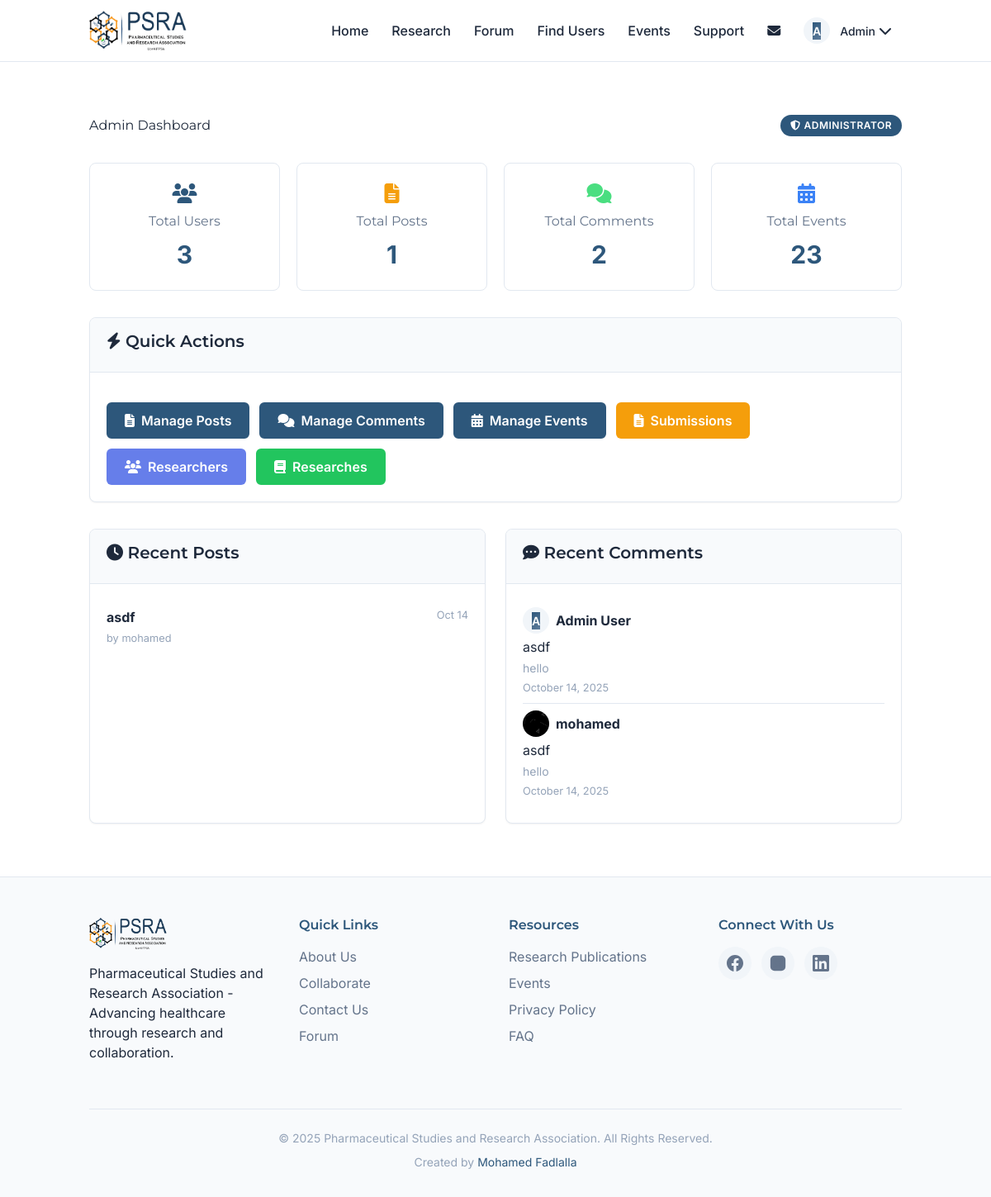
Page /admin/ (signed in) on the earlier database version.
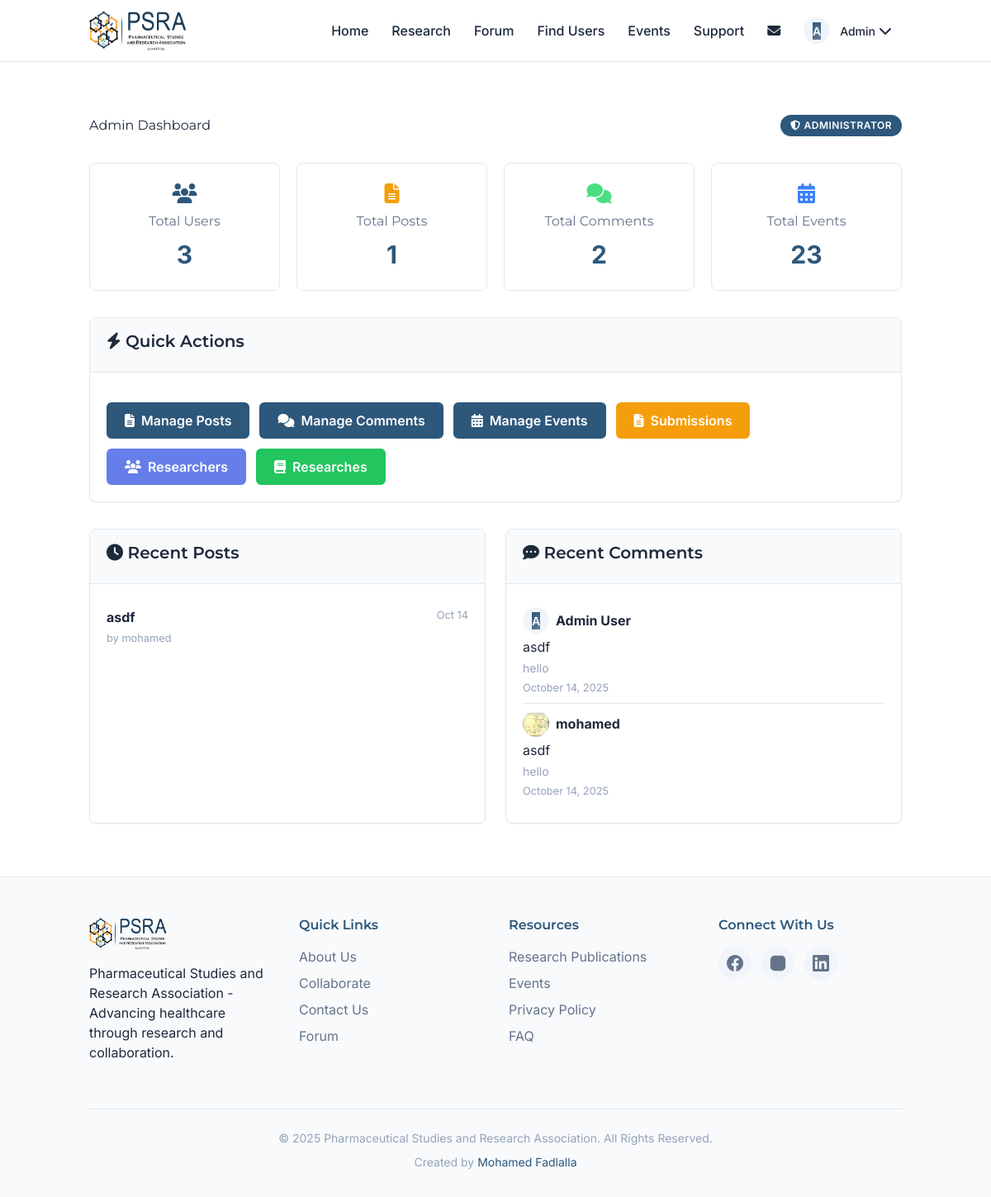
Same page on the later database version.
### models.py (models this page shows, shortened)
class Comment(db.Model):
    id = db.Column(db.Integer, primary_key=True)
    post_id = db.Column(db.Integer, db.ForeignKey('post.id'), nullable=False)
    user_id = db.Column(db.Integer, db.ForeignKey('user.id'), nullable=False)
    content = db.Column(db.Text, nullable=False)
    created_at = db.Column(db.DateTime, default=datetime.utcnow)

class User(UserMixin, db.Model):
    id = db.Column(db.Integer, primary_key=True)
    name = db.Column(db.String(100), nullable=False)
    email = db.Column(db.String(120), unique=True, nullable=False)
    password_hash = db.Column(db.String(128), nullable=False)
    batch_number = db.Column(db.Integer, nullable=True)
    phone_number = db.Column(db.String(20), nullable=True)
    whatsapp_number = db.Column(db.String(20), nullable=True)
    is_member = db.Column(db.Boolean, default=False)
    status = db.Column(db.String(20), default='student')  # 'student', 'alumni', 'undergraduate'
    headline = db.Column(db.String(200), nullable=True)
    location = db.Column(db.String(100), nullable=True)
    about = db.Column(db.Text, nullable=True)
    skills = db.Column(db.Text, nullable=True)  # Comma-separated skills
    education = db.Column(db.Text, nullable=True)  # JSON array of education entries
    experience = db.Column(db.Text, nullable=True)  # JSON array of work experience entries
    linkedin_url = db.Column(db.String(200), nullable=True)
    website_url = db.Column(db.String(200), nullable=True)
    cover_photo_url = db.Column(db.String(200), default=None)
    profile_picture_url = db.Column(db.String(200), default=None)
    languages = db.Column(db.Text, nullable=True)  # Comma-separated languages
    certifications = db.Column(db.Text, nullable=True)  # JSON or text for certifications
    projects = db.Column(db.Text, nullable=True)  # JSON or text for projects
    publications = db.Column(db.Text, nullable=True)  # Research publications
    professional_summary = db.Column(db.Text, nullable=True)  # Separate from about
    is_admin = db.Column(db.Boolean, default=False)
    email_notifications_enabled = db.Column(db.Boolean, default=True)
    event_reminders_enabled = db.Column(db.Boolean, default=True)
    new_research_alerts_enabled = db.Column(db.Boolean, default=True)
    created_at = db.Column(db.DateTime, default=datetime.utcnow)
    posts = db.relationship('Post', backref='author', lazy=True)
    comments = db.relationship('Comment', backref='author', lazy=True)
    likes = db.relationship('Like', backref='user', lazy=True)
    events = db.relationship('Event', backref='creator', lazy=True)

class Post(db.Model):
    id = db.Column(db.Integer, primary_key=True)
    user_id = db.Column(db.Integer, db.ForeignKey('user.id'), nullable=False)
    category = db.Column(db.String(50), nullable=False)  # e.g., 'Pharmacology'
    title = db.Column(db.String(200), nullable=False)
    content = db.Column(db.Text, nullable=False)
    image_url = db.Column(db.String(200), default=None)
    created_at = db.Column(db.DateTime, default=datetime.utcnow)
    comments = db.relationship('Comment', backref='post', lazy=True, cascade='all, delete-orphan')
    likes = db.relationship('Like', backref='post', lazy=True, cascade='all, delete-orphan')

### admin/routes.py (the view)
@admin_bp.route('/')
@login_required
@admin_required
def admin_dashboard():
    total_users = User.query.count()
    total_posts = Post.query.count()
    total_comments = Comment.query.count()
    total_events = Event.query.count()
    recent_posts = Post.query.order_by(Post.created_at.desc()).limit(5).all()
    recent_comments = Comment.query.order_by(Comment.created_at.desc()).limit(5).all()
    return render_template('admin/dashboard.html',
                         total_users=total_users,
                         total_posts=total_posts,
                         total_comments=total_comments,
                         total_events=total_events,
                         recent_posts=recent_posts,
                         recent_comments=recent_comments)

### app.py (called while the page is built)
@login_manager.user_loader
def load_user(user_id):
    return User.query.get(int(user_id))

@app.context_processor
def inject_unread_messages():
    if current_user.is_authenticated:
        unread_count = Message.query.filter_by(receiver_id=current_user.id, is_read=False).count()
        return {'unread_message_count': unread_count}
    return {'unread_message_count': 0}

### templates/admin/dashboard.html (shortened to what the changed rows need)
{% extends "base.html" %}
{% block content %}
<section class="section">
    <div class="container">
        <div class="flex justify-between items-center mb-8">
            <h2>Admin Dashboard</h2>
        </div>
        <div class="grid md:grid-cols-2">
            <div class="card">
                <div class="card-body">
                    {% if recent_comments %}
                        <ul class="info-list">
                            {% for comment in recent_comments %}
                            <li>
                                <div class="flex items-center gap-2 mb-1">
                                    <div class="avatar avatar-sm">
                                        {% if comment.author.profile_picture_url %}
                                        <img src="{{ comment.author.profile_picture_url }}" alt="{{ comment.author.name }}">
                                        {% else %}
                                        <span class="avatar-placeholder">{{ comment.author.name[0].upper() }}</span>
                                        {% endif %}
                                    </div>
                                    <strong>{{ comment.author.name }}</strong>
                                </div>
                                <a href="{{ url_for('forum.post_detail', post_id=comment.post.id) }}" class="text-primary">
                                    {{ comment.post.title }}
                                </a>
                                <p class="text-sm text-muted mt-1">{{ comment.content[:100] }}{% if comment.content|length > 100 %}...{% endif %}</p>
                                <small class="text-muted">{{ comment.created_at.strftime('%B %d, %Y') }}</small>
                            </li>
                            {% endfor %}
                        </ul>
                    {% else %}
                        <p class="text-muted">No recent comments.</p>
                    {% endif %}
                </div>
            </div>
        </div>
    </div>
</section>
{% endblock %}

Differences in the rows shown:
changed through a linked row, Comment "mohamed": author.profile_picture_url: a different picture
